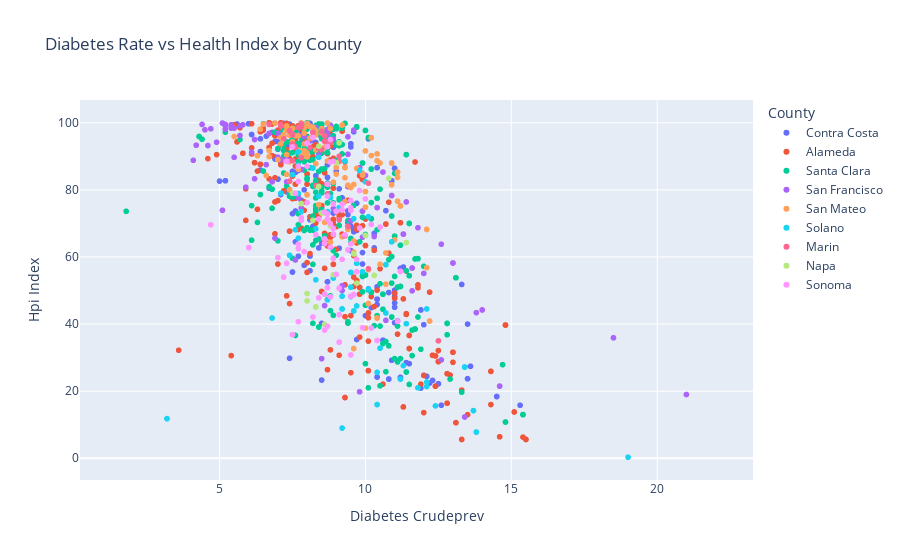

Write notebook code for a chart like this one.
### Code cell
plt.figure(figsize=(12, 8))
fig = px.scatter(health_index, x = 'Diabetes Crudeprev', y = 'Hpi Index', color = 'County', title='Diabetes Rate vs Health Index by County')
fig.show()

### Figure 1 — Plotly figure (JSON) as saved in the notebook; plotly's stock layout.template omitted (floating-point values rounded to 4 significant figures; data arrays with more than 128 entries replaced by an {"elided": "..."} marker saying what was removed)
{"data": [{"hovertemplate": "County=Contra Costa<br>Diabetes Crudeprev=%{x}<br>Hpi Index=%{y}<extra></extra>", "legendgroup": "Contra Costa", "marker": {"color": "#636efa", "symbol": "circle"}, "mode": "markers", "name": "Contra Costa", "showlegend": true, "type": "scattergl", "x": {"elided": "247 float values"}, "xaxis": "x", "y": {"elided": "247 float values"}, "yaxis": "y"}, {"hovertemplate": "County=Alameda<br>Diabetes Crudeprev=%{x}<br>Hpi Index=%{y}<extra></extra>", "legendgroup": "Alameda", "marker": {"color": "#EF553B", "symbol": "circle"}, "mode": "markers", "name": "Alameda", "showlegend": true, "type": "scattergl", "x": {"elided": "332 float values"}, "xaxis": "x", "y": {"elided": "332 float values"}, "yaxis": "y"}, {"hovertemplate": "County=Santa Clara<br>Diabetes Crudeprev=%{x}<br>Hpi Index=%{y}<extra></extra>", "legendgroup": "Santa Clara", "marker": {"color": "#00cc96", "symbol": "circle"}, "mode": "markers", "name": "Santa Clara", "showlegend": true, "type": "scattergl", "x": {"elided": "370 float values"}, "xaxis": "x", "y": {"elided": "370 float values"}, "yaxis": "y"}, {"hovertemplate": "County=San Francisco<br>Diabetes Crudeprev=%{x}<br>Hpi Index=%{y}<extra></extra>", "legendgroup": "San Francisco", "marker": {"color": "#ab63fa", "symbol": "circle"}, "mode": "markers", "name": "San Francisco", "showlegend": true, "type": "scattergl", "x": [5.1, 6.2, 9.8, 9.9, 5.4, 11.3, 10.9, 10.6, 5.5, 10.4, 8.8, 9.6, 11.3, 8.7, 18.5, 4.1, 7.3, 4.5, 5.2, 4.9, 13, 5.1, 9.4, 7.6, 7.9, 9.2, 9.9, 9.4, 6.1, 8.3, 6.6, 10.9, 14, 5.4, 11.6, 9.2, 9.5, 6.7, 5.4, 12.6, 6.8, 10, 8.7, 9.2, 8.9, 6.8, 5.1, 7, 5.2, 9.4, 10.9, 13, 14.6, 8.9, 8.6, 11.8, 9.6, 4.2, 10.3, 6.8, 4.7, 22, 8.7, 5.1, 8.1, 6.2, 8.7, 10.7, 11.3, 8.1, 7.5, 9.2, 11.4, 13.8, 9.2, 5.4, 8.5, 4.4, 11.6, 5.1, 5.8, 7.8, 7.8, 12.6, 9.8, 7.7, 13.4, 7.3, 9.8, 5.5, 11.3, 6.9, 7.8, 5.9, 7.1, 22, 14, 7, 11.6, 8.4, 5.7, 21, 12, 5.2, 5.4, 4.6, 5.7, 22, 5.4, 14.6], "xaxis": "x", "y": [null, 83.3, 86.6, 73.7, 98.4, 66.8, 78.3, 85.3, 98.4, 74.7, 99.2, 97.8, 66.8, 96.5, 35.9, 88.8, 89.1, 97.9, 98.1, 94.2, 58.2, 73.9, 95.8, 59.1, 95.9, 50, 65.9, 80.9, 91.2, 98.6, 87.5, 78.3, 44.2, 98.9, 56.7, 51.4, 70.8, 96.8, 99.4, 63.8, 82.4, 84.3, 97.9, 51.4, 74.4, 82.4, null, 96.8, 99.5, 90.6, 78.3, 58.2, 21.5, 95.1, 45.5, 68.7, 97.8, 93.3, 66.1, 82.4, 98.2, null, 96.5, 99.9, 94.6, 95, 98, 41.1, 66.8, 94.6, 93, 51.4, 76.4, 43.4, 51.4, 99.3, 29.7, 99.5, 56.7, 73.9, 99.4, 86.1, 74.6, 29.3, 85.7, 77.7, 12.3, 82.4, 19.8, 89.7, 66.8, 65.6, 86.1, 80.8, 89, null, 44.2, 89.7, 49.9, 90.4, 99.1, 19, 55.1, 99.1, 99.3, 93.2, 96.2, null, 98.7, 21.5], "yaxis": "y"}, {"hovertemplate": "County=San Mateo<br>Diabetes Crudeprev=%{x}<br>Hpi Index=%{y}<extra></extra>", "legendgroup": "San Mateo", "marker": {"color": "#FFA15A", "symbol": "circle"}, "mode": "markers", "name": "San Mateo", "showlegend": true, "type": "scattergl", "x": {"elided": "157 float values"}, "xaxis": "x", "y": {"elided": "157 float values"}, "yaxis": "y"}, {"hovertemplate": "County=Solano<br>Diabetes Crudeprev=%{x}<br>Hpi Index=%{y}<extra></extra>", "legendgroup": "Solano", "marker": {"color": "#19d3f3", "symbol": "circle"}, "mode": "markers", "name": "Solano", "showlegend": true, "type": "scattergl", "x": [7.7, 12.1, 9.2, 9.5, 7.5, 10.7, 9.8, 9.7, 8.8, 10.1, 8.4, 11.2, 9.2, 9.3, 7.7, 13.8, 9.1, 10.7, 9.2, 7.7, 7.7, 7.5, 10.9, 7.1, 7.8, 9.9, 10, 7.7, 9.5, 13.4, 9.5, 7.6, 7.7, 12.4, 12.1, 11.3, 12.1, 9.5, 10.1, 6.8, 9.5, 11.4, 7.4, 9.6, 8.2, 9.5, 3.2, 7.7, 10.5, 9.1, 10.4, 8.4, 13.4, 10.7, 9.7, 8.4, 10.1, 9.1, 10.1, 3.2, 11.8, 10.4, 8.3, 9.2, 12.1, 8.7, 9.6, 8.8, 9.7, 1.5, 11.2, 8.7, 13.4, 9.6, 9.3, 9.2, 8.9, 11.8, 13.4, 8.7, 10.7, 8.3, 9.2, 13.7, 13.7, 19, 13.8], "xaxis": "x", "y": [78.9, 22.7, 44.5, 51, 84.5, 57.7, 85.8, 58.1, 77.7, 50.4, 78.1, 23.6, 48.3, 88.6, 78.9, 7.8, 74.7, 57.7, 48.3, 91.3, 87.3, 84.5, 64.5, 79, 73.5, 55.6, 82.4, 78.9, 51, 27.2, 55.4, 68.1, 65.6, 15.6, 21.4, 27.6, 21.4, 55.4, 50.4, 41.8, 48.2, 40.1, 60.5, 71.4, 86.5, 48.2, 11.8, 78.9, 32.8, 74, 16, 89.7, 27.2, 43.3, 45.4, 78.1, 50.4, 74.7, 72, 11.8, 21, 25.6, 68.4, 44.5, 44.5, 73.5, 43.9, 77.7, 58.1, null, 23.6, 73.5, 27.2, 43.9, 88.6, 44.5, 53.7, 21, 27.2, 47.2, 57.7, 53.2, 9, 14.2, 14.2, 0.3, 7.8], "yaxis": "y"}, {"hovertemplate": "County=Marin<br>Diabetes Crudeprev=%{x}<br>Hpi Index=%{y}<extra></extra>", "legendgroup": "Marin", "marker": {"color": "#FF6692", "symbol": "circle"}, "mode": "markers", "name": "Marin", "showlegend": true, "type": "scattergl", "x": [7.7, 8.7, 8.4, 8.6, 7.4, 10.1, 8.1, 9.1, 8.7, 8.5, 8.3, 7.8, 8.5, 10.1, 8.4, 7.8, 7.4, 7.8, 8.2, 7.5, 7.7, 7.5, 8.7, 8.7, 8.6, 10.1, 7.1, 9.1, 12.5, 8.5, 8.5, 8.6, 7.8, 7.6, 8.4, 8.5, 9.3, 7.5, 9.1, 7.2, 8.2, 7.4, 8.6, 9.1, 7.4, 6.7, 7.8, 7.1, 7.5, 7.4, 7.8, 9.3, 9.4, 9.4, 8.8, 9.4, 8.6, 7.7], "xaxis": "x", "y": [98.6, 93.9, 92.4, 94.5, 97.6, 82, 92.6, 71.1, 93.9, 92, 81.3, 89.6, 97.4, 56.5, 92.4, 98.8, 82.6, 98.8, 97.1, 96.6, 98.6, 93.7, 93.9, 78.8, 96.1, 82, 99, 88.6, 35, 92, 97.4, 94.5, 99.7, 92.8, 92.4, 97.4, 66.3, 96.4, 90, 95.2, 97.1, 97.6, 96.1, 71.1, 82.6, 99.5, 71.2, 99.5, 88.7, 97.6, 89.6, 66.3, 69.1, 69.1, 94.2, 69.1, 94.5, 98.6], "yaxis": "y"}, {"hovertemplate": "County=Napa<br>Diabetes Crudeprev=%{x}<br>Hpi Index=%{y}<extra></extra>", "legendgroup": "Napa", "marker": {"color": "#B6E880", "symbol": "circle"}, "mode": "markers", "name": "Napa", "showlegend": true, "type": "scattergl", "x": [10.8, 8.3, 8.5, 9.6, 8.8, 8.4, 8.5, 8.6, 7.8, 9.6, 9.7, 8.9, 8.4, 10.3, 10, 11.4, 8, 8.6, 8.9, 8.2, 7.8, 10, 8, 8.8, 9, 9.1, 8.3, 8.4, 8.9, 9.1, 9, 9, 10.3, 8.3, 7.5], "xaxis": "x", "y": [83.4, 45.1, 73.1, 60.9, 69.3, 81, 73.1, 39.9, 75.9, 60.9, 52.2, 66.8, 93, 54.5, 66.4, 64.3, 49.1, 73.1, 66.8, 70.9, 75.9, 66.4, 46.9, 69.3, 73.6, 94, 45.1, 81, 54.7, 94, 88.1, 88.1, 54.5, 45.1, 79], "yaxis": "y"}, {"hovertemplate": "County=Sonoma<br>Diabetes Crudeprev=%{x}<br>Hpi Index=%{y}<extra></extra>", "legendgroup": "Sonoma", "marker": {"color": "#FF97FF", "symbol": "circle"}, "mode": "markers", "name": "Sonoma", "showlegend": true, "type": "scattergl", "x": {"elided": "131 float values"}, "xaxis": "x", "y": {"elided": "131 float values"}, "yaxis": "y"}], "layout": {"legend": {"title": {"text": "County"}, "tracegroupgap": 0}, "title": {"text": "Diabetes Rate vs Health Index by County"}, "xaxis": {"anchor": "y", "domain": [0, 1], "title": {"text": "Diabetes Crudeprev"}}, "yaxis": {"anchor": "x", "domain": [0, 1], "title": {"text": "Hpi Index"}}}}
